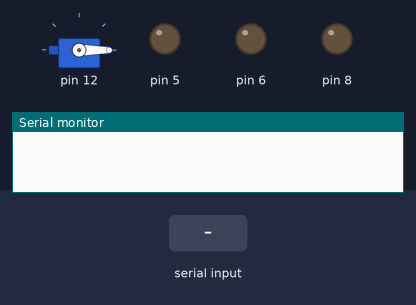
Simulated run of this program. Board: Arduino Leonardo, built with avr-gcc and run on an emulated ATmega32U4. Shown: servo, output pins drawn as LEDs (lit = HIGH), the last lines printed to the serial monitor. The test bench sets the inputs (shaded band). Pins used as bus, display or sensor lines are not drawn.

Above: at 6.2 s.
6.3 s: "90;45\n" received over Serial
At 7.3 s:
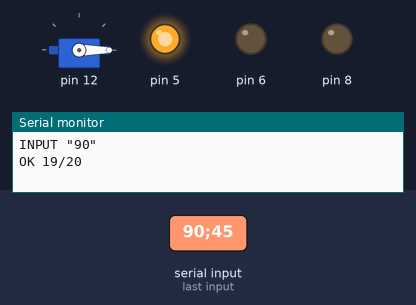
7.8 s: byte 59 (';') received over Serial
9.3 s: "U;45\n" received over Serial
10.8 s: "D;45\n" received over Serial
At 18.2 s:
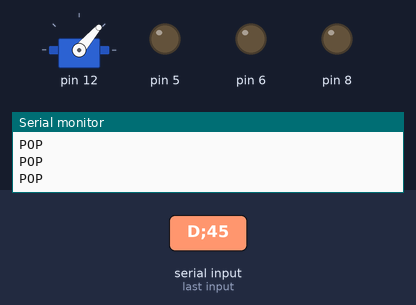
Timing chart, 0 to 18.5 s (numbered marks = the images above; inputs shaded):
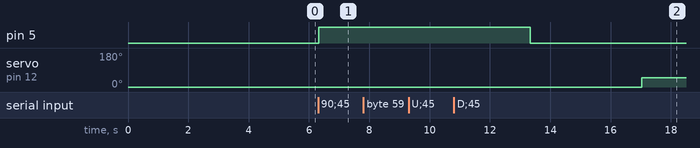

Measured:
- after the input at 6.3 s, pin 5: LOW → HIGH at once
- after the input at 10.8 s, servo on pin 12: 0° → 49° after 6.2 s

The program:

main.cpp
```cpp
#include <Arduino.h>
// #include "commandReader.h"
#include "motor/PenServo.hpp"
#include "motor/PenStepper.hpp"
#include "Position.hpp"
#include "Axis.hpp"
// #include "Wire.h"
// #include <hd44780.h>                       // main hd44780 header
// #include <hd44780ioClass/hd44780_I2Cexp.h> // i2c expander i/o class header

// hd44780_I2Cexp lcd; // declare lcd object: auto locate & auto config expander chip

//https://en.wikipedia.org/wiki/Plotutils

// The following is a simple stepper motor control procedures
# define EN 8 // stepper motor enable , active low
# define X_DIR 5 // X -axis stepper motor direction control
# define Y_DIR 6 // y -axis stepper motor direction control
# define Z_DIR 7 // z axis stepper motor direction control
# define X_STP 2 // x -axis stepper control
# define Y_STP 3 // y -axis stepper control
# define Z_STP 4 // z -axis stepper control

PenServo penServo(12, 90, 60);
PenStepper penStepperX(X_STP, X_DIR, 30);
PenStepper penStepperY(Z_STP, Y_DIR, 30);
Axis axis(20); // 42 works

void shutDownMotors() {
	penStepperX.disable();
	penStepperY.disable();
	penServo.disable();

	axis.deleteMotor('X');
	axis.deleteMotor('Y');
	axis.deleteMotor('Z');
}

void setupMotors(bool home = true) {
	penStepperX.enable();
	penStepperY.enable();
	penServo.enable();

	if (home) {
		penServo.home();
		penStepperX.home();
		penStepperY.home();
	}

	axis.setMotor('X', &penStepperX);
	axis.setMotor('Y', &penStepperY);
	axis.setMotor('Z', &penServo);
}

// const char* moves = "U;X16 Y23;D;X16 Y24;X14. Y25;X12. Y27;X10 Y27;X7. Y27;X5. Y26;X3. Y25;X2 Y23;X1. Y20;X2 Y18;X2. Y16;X3. Y13;X5 Y11;X6. Y10;X8. Y8;X10. Y7;X12 Y5;X14 Y3;X15. Y2;X17. Y3;X19. Y5;X21 Y6;X23 Y8;X25 Y9;X26. Y11;X28 Y13;X29 Y15;X30 Y18;X30 Y20;X29. Y22;X28. Y25;X26. Y26;X24. Y27;X22 Y27;X19. Y27;X17. Y25;X16 Y24;U;X30Y30;";
// const char* moves = "U;X10Y10;D;X30Y30;Y10;X10;U;Y30X0;";

void parseCommand(String command, Milimeter speed = 13) {
	Serial.print("INPUT \"");
	Serial.print(command);
	Serial.println("\"");

	Position* position = new Position;
	char curAxis = 'X';

	for(unsigned int i = 0; i < command.length(); i++) {
		char c = command[i];

		if (c >= '0' && c <= '9') {
			Milimeter value = position->getAxis(curAxis);

			value *= 10;
			value += c - '0';

			position->setAxis(curAxis, value);
		} else if (c == 'U') {
			position->setAxis('Z', 0);
		} else if (c == 'D') {
			position->setAxis('Z', 14.8);
		} else if (c >= 'A' && c <= 'Z') {
			position->setAxis(curAxis = c, 0);
		} else if (c == '.') {
			Milimeter value = position->getAxis(curAxis);
			position->setAxis(curAxis, value + 0.5);
		} else if (c == '!') {
			setupMotors(false);
		} else if (c == '#') {
			shutDownMotors();
		} else if (c == '?') {
			Serial.print("X: ");
			Serial.print(axis.getMotor('X')->getPosition(), 10);
			Serial.print(" (?");
			Serial.print(penStepperX.getMissedSteps(), 10);
			Serial.println(")");

			Serial.print("Y: ");
			Serial.print(axis.getMotor('Y')->getPosition(), 10);
			Serial.print(" (?");
			Serial.print(penStepperY.getMissedSteps(), 10);
			Serial.println(")");


			Serial.print("Z: ");
			Serial.println(axis.getMotor('Z')->getPosition(), 10);
		}
	}

	if (axis.pushMove(position, speed)) {
		Serial.print("OK ");
	} else {
		delete position;

		Serial.print("FULL ");
	}


	Serial.print(axis.getMaxStackSize() - axis.getStackSize(), 10);
	Serial.print("/");
	Serial.println(axis.getMaxStackSize(), 10);
}

String commandLoopInput;
void commandLoop() {;
  if (Serial.available()) {
	char c = Serial.read();

	if (c == ';') {
		parseCommand(commandLoopInput);

		commandLoopInput = "";
	} else {
		commandLoopInput += c;
	}
  }
}

void setup () {
  	Serial.begin(9600);
	// The stepper motor used in the IO pin is set to output
	delay(2000);
    setupMotors();

	// Position* pos = new Position;
	// pos->setAxis('X', 20);
	// pos->setAxis('Y', 20);

	// axis.pushMove(pos, 20);

	// good speed is 20-30
}

unsigned long lastCmdLoopMs = 0;
unsigned long ms;
void loop () {
	axis.tick(ms = micros());

	if (ms - lastCmdLoopMs >= 10000) {
		commandLoop();

		lastCmdLoopMs = ms;
	}
} 
```

Axis.hpp
```cpp
#ifndef _HPP_Axis
#define _HPP_Axis

typedef struct MotorNode {
    Motor* motor;
    char axis;
    MotorNode* next = nullptr;
} MotorNode;

typedef struct Movement {
    Position* position;
    Milimeter unitsPerSecond;
} Movement;

// @todo rename movement manager or something
class Axis {
    unsigned short tail = 0;
    unsigned short head = 0;
    unsigned short stackSize = 0;
    Movement** stack = nullptr;
    MotorNode* motors = nullptr;
    char activeAxisCount = 0;
    Motor** activeAxis = nullptr;
    Movement * currentMove = nullptr;

    Movement* popMove();
    Movement* peekMove();

    void startNextMove();
public:
    Axis(unsigned short stackSize = 64);

    void setMotor(char axis, Motor* motor);
    bool deleteMotor(char axis);
    Motor* getMotor(char axis);
    bool hasMotor(char axis);

    void tick(unsigned long ms);
    void tick();

    // @todo make position a pointer?
    bool pushMove(Position* position, Milimeter unitsPerSecond);

    unsigned short getStackSize();
    unsigned short getMaxStackSize();
    void setMaxStackSize(unsigned short size);
    bool moving();
};

#endif // _HPP_Axis
```

Position.hpp
```cpp
#ifndef __HPP_POSITION
#define __HPP_POSITION

typedef struct PositionNode {
    char axis;
    Milimeter position;
    struct PositionNode* next = nullptr;
} PositionNode;

class Position {
    PositionNode* positions = nullptr;

public:
    ~Position();
    void setAxis(char axis, Milimeter position);
    Milimeter getAxis(char axis);
    bool delAxis(char axis);
    bool hasAxis(char axis);

    char getAxisCount();
    void listAxis(char* output);
};

#endif // __HPP_POSITION
```

commandReader.h
```cpp
#ifndef _H_COMMAND_READER
#define _H_COMMAND_READER

char safeRead();
String readCommand();

#endif // _H_COMMAND_READER
```

constants.h
```cpp
#ifndef _PP_CONSTATNS
#define _PP_CONSTATNS

#define MAX_COMMAND_LENGTH ((int)512)

#endif // _PP_CONSTATNS
```

Motor.hpp
```cpp
#ifndef _HPP_MOTOR
#define _HPP_MOTOR

typedef float Milimeter;

class Motor {
public:
    virtual Milimeter getPosition();
    virtual Milimeter getTargetPosition();
    virtual void setTargetPosition(Milimeter position, bool relative = false);
    virtual Milimeter getSpeed();
    virtual void setSpeed(Milimeter speed);

    virtual void tick(const unsigned long ms);

    virtual void home();
    virtual bool homed();
    virtual void disable();
    virtual void enable();
    virtual bool enabled();
    virtual bool moving();
};

#endif // _HPP_MOTOR
```

PenServo.hpp
```cpp
#include "Motor.hpp"
#include "Servo.h"

#ifndef _HPP_PENSERVO
#define _HPP_PENSERVO

class PenServo: public Motor {
    int pin;
    int angle = -1;
    int lastAngle;
    int maxAngle;
    Servo servo;
    bool inverted;
    int radius = 17; // in mm, we don't need to be super accurate
    float fullRotationTime;
    unsigned long lastMove = 0;

public:
    PenServo(int pinNumber, int maxAngle, float fullRotationTime, bool inverted = false);

    Milimeter getPosition() override;
    Milimeter getTargetPosition() override;
    void setTargetPosition(Milimeter position, bool relative = false) override;
    Milimeter getSpeed() override;
    void setSpeed(Milimeter speed) override;
    int getPin();

    int getAngle();
    void setAngle(int targetAngle);

    int getMaxAngle();
    void setMaxAngle(int angle);

    bool getInverted();
    void setInverted(bool target);

    void tick(const unsigned long ms) override;

    void home() override;
    bool homed() override;
    void disable() override;
    void enable() override;
    bool enabled() override;
    bool moving() override;
};

#endif // _HPP_PENSERVO
```

PenStepper.hpp
```cpp
#include "Motor.hpp"

#ifndef _HPP_PENSTEPPER
#define _HPP_PENSTEPPER

class PenStepper : public Motor {
    short steps;
    Milimeter targetPosition;
    unsigned char stepPin;
    unsigned char directionPin;
    unsigned char enablePin;
    unsigned short stepsPerMM;
    unsigned short missedSteps = 0;
    Milimeter travelSpeed = 10;

    unsigned char currentDirection = 0;
    unsigned long lastStep = 0;
    unsigned char lastWrite = 0;

public:
    PenStepper(unsigned char stepPin, unsigned char directionPin, unsigned short stepsPerMM = 27, unsigned char enablePin = 8);

    Milimeter getPosition() override;
    Milimeter getTargetPosition() override;
    void setTargetPosition(Milimeter position, bool relative = false) override;
    Milimeter getSpeed() override;
    void setSpeed(Milimeter speed) override;
    unsigned int getStepsLeft();
    unsigned short getMissedSteps();
    void resetMissedSteps();

    void tick(const unsigned long ms) override;

    void home() override;
    bool homed() override;
    void disable() override;
    void enable() override;
    bool enabled() override;
    bool moving() override;
};

#endif // _HPP_PENSTEPPER
```

Axis.cpp
```cpp
#include "motor/Motor.hpp"
#include "Position.hpp"
#include "Axis.hpp"
#include "Arduino.h"

float diff(float a, float b) {
    if (a > b) {
        return a - b;
    }

    return b - a;
}

Axis::Axis(unsigned short stackSize) {
    setMaxStackSize(stackSize);
}

void Axis::setMotor(char axis, Motor* motor) {
    MotorNode* curr = motors;

    while (curr) {
        if (curr->axis == axis) {
            curr->motor = motor;

            return;
        }

        curr = curr->next;
    }

    MotorNode* newMotor = new MotorNode;
    newMotor->axis = axis;
    newMotor->motor = motor;
    newMotor->next = motors;

    motors = newMotor;
}

bool Axis::deleteMotor(char axis) {
    MotorNode* curr = motors;

    if (motors->axis == axis) {
        motors = curr->next;

        delete curr;
        return true;
    }

    MotorNode* last;

    while ((curr = curr->next) != nullptr) {
        if (curr->axis == axis) {
            last->next = curr->next;

            delete curr;
            return true;
        }

        last = curr;
    }

    return false;
}

Motor* Axis::getMotor(char axis) {
    MotorNode* curr = motors;

    while (curr) {
        if (curr->axis == axis) {
            return curr->motor;
        }

        curr = curr->next;
    }

    return nullptr;
}

bool Axis::hasMotor(char axis) {
    return getMotor(axis) != nullptr;
}

void Axis::tick(unsigned long ms) {
    bool done = true;

    for (int i = 0; i < activeAxisCount; i++) {
        if (activeAxis[i]->moving()) {
            activeAxis[i]->tick(ms);

            done = false;
        }
    }

    if (done) {
        startNextMove();
    }
}

bool Axis::moving() {
    return activeAxisCount > 0;
}

void Axis::startNextMove() {
    if(currentMove != nullptr) {
        Movement* lastMove = popMove();
        delete lastMove->position;
        delete lastMove;
    }

    currentMove = peekMove();

    if (currentMove == nullptr) {
        activeAxisCount = 0;

        return;
    }

    activeAxisCount = currentMove->position->getAxisCount();

    char axis[activeAxisCount];
    currentMove->position->listAxis(axis);

    // Prepare motor lookup
    delete activeAxis;
    activeAxis = new Motor*[activeAxisCount];

    if (activeAxisCount == 0) {
        return;
    }

    Milimeter totalDistance = 0;
    Milimeter distances[activeAxisCount];

    for (int i = 0; i < activeAxisCount; i++) {
        activeAxis[i] = getMotor(axis[i]);

        // Set position
        Milimeter axisPos = currentMove->position->getAxis(axis[i]);
        activeAxis[i]->setTargetPosition(axisPos);

        distances[i] = diff(axisPos, activeAxis[i]->getPosition());

        totalDistance += powf(distances[i], 2);
    }

    totalDistance = totalDistance == 0 ? 0 : sqrtf(totalDistance);
    double time = totalDistance / currentMove->unitsPerSecond;

    for (int i = 0; i < activeAxisCount; i++) {
        Milimeter speed = time == 0 ? 0 : (distances[i] / time);
        activeAxis[i]->setSpeed(speed);
    }
}

void Axis::tick() {
    tick(micros());
}

bool Axis::pushMove(Position* position, Milimeter unitsPerSecond) {
    if (stack[head] != nullptr) {
        return false;
    }

    stack[head] = new Movement;
    stack[head]->position = position;
    stack[head]->unitsPerSecond = unitsPerSecond;

    head = (head + 1) % stackSize;

    return true;
}

Movement* Axis::popMove() {
    Movement* out = stack[tail];

    if (out == nullptr) {
        return nullptr;
    }

    stack[tail] = nullptr;
    tail = (tail + 1) % stackSize;

    Serial.println("POP");

    return out;
}

Movement* Axis::peekMove() {
    return stack[tail];
}

unsigned short Axis::getStackSize() {
    if (head < tail) {
        return getMaxStackSize() - tail + head;
    }

    if (head == tail && stack[tail] != nullptr) {
        return getMaxStackSize();
    }

    return head - tail;
}

unsigned short Axis::getMaxStackSize() {
    return stackSize;
}

void Axis::setMaxStackSize(unsigned short size) {
    Movement** newStack = new Movement*[size];

    head = getStackSize();

    // Copy old stack and clean
    for (unsigned short i = 0; i < size; i++) {
        if (i < stackSize) {
            newStack[i] = stack[(tail + i) % stackSize];
        } else {
            newStack[i] = nullptr;
        }
    }

    if (stack != nullptr) {
        delete stack;
    }

    tail = 0;

    stackSize = size;
    stack = newStack;
}
```

Position.cpp
```cpp
#include "motor/Motor.hpp"
#include "Position.hpp"

Position::~Position() {
     PositionNode* curr = positions;

    while (curr != nullptr) {
        delete curr;
        curr = curr->next;
    }
}

void Position::setAxis(char axis, Milimeter position) {
    PositionNode* curr = positions;

    while (curr != nullptr) {
        if (curr->axis == axis) {
            curr->position = position;

            return;
        }

        curr = curr->next;
    }

    PositionNode* newPos = new PositionNode;
    newPos->axis = axis;
    newPos->position = position;
    newPos->next = positions;

    positions = newPos;
}

Milimeter Position::getAxis(char axis) {
    PositionNode* curr = positions;

    while (curr != nullptr) {
        if (curr->axis == axis) {
            return curr->position;
        }

        curr = curr->next;
    }

    return 0;
}

bool Position::delAxis(char axis){
    PositionNode* curr = positions;

    if (positions->axis == axis) {
        positions = curr->next;

        delete curr;
        return true;
    }

    PositionNode* last;

    while ((curr = curr->next) != nullptr) {
        if (curr->axis == axis) {
            last->next = curr->next;

            delete curr;
            return true;
        }

        last = curr;
    }

    return false;
}


bool Position::hasAxis(char axis){
    PositionNode* last = this->positions;

    while (last != nullptr) {
        if (last->axis == axis) {
            return true;
        }

        last = last->next;
    }

    return false;
}

char Position::getAxisCount(){
    char count = 0;

    PositionNode* last = this->positions;

    while (last != nullptr) {
        count++;
        last = last->next;
    }

    return count;
}

void Position::listAxis(char* output) {
    int index = 0;
    PositionNode* last = this->positions;

    while (last != nullptr) {
        output[index] = last->axis;
        last = last->next;

        index++;
    }
}
```

commandReader.cpp
```cpp
#include <Arduino.h>
#include "commandReader.h"
#include "constants.h"

char safeRead() {
  while (!Serial.available());

  return Serial.read();
}

String readCommand() {
  String output;
  char c;

  // Clear newlines in buffer
  do {
    c = safeRead();
  } while (c == '\r' || c == '\n');

  // Read line
  while (c && c != '\r' && c != '\n') {
    // Block comment, but only if the line is not already a comment
    if (c == '(' && output.charAt(0) != ';') {
      // Ignore block comment
      while ((c = safeRead()) != ')');
    } else {
      output += c;

      if (output.length() == MAX_COMMAND_LENGTH) {
        // @todo show warning that line is discarded
        output = ";";
      }
    }

    c = safeRead();
  }

  output.trim();

  if (output.charAt(0) == ';') {
    output = "";
  }

  if (output.length() == 0) {
    // Lets hope the compiler removes the recursion
    return readCommand();
  }

  return output;
}
```

Source omitted: PenServo.cpp (2620 bytes), PenStepper.cpp (3807 bytes)
